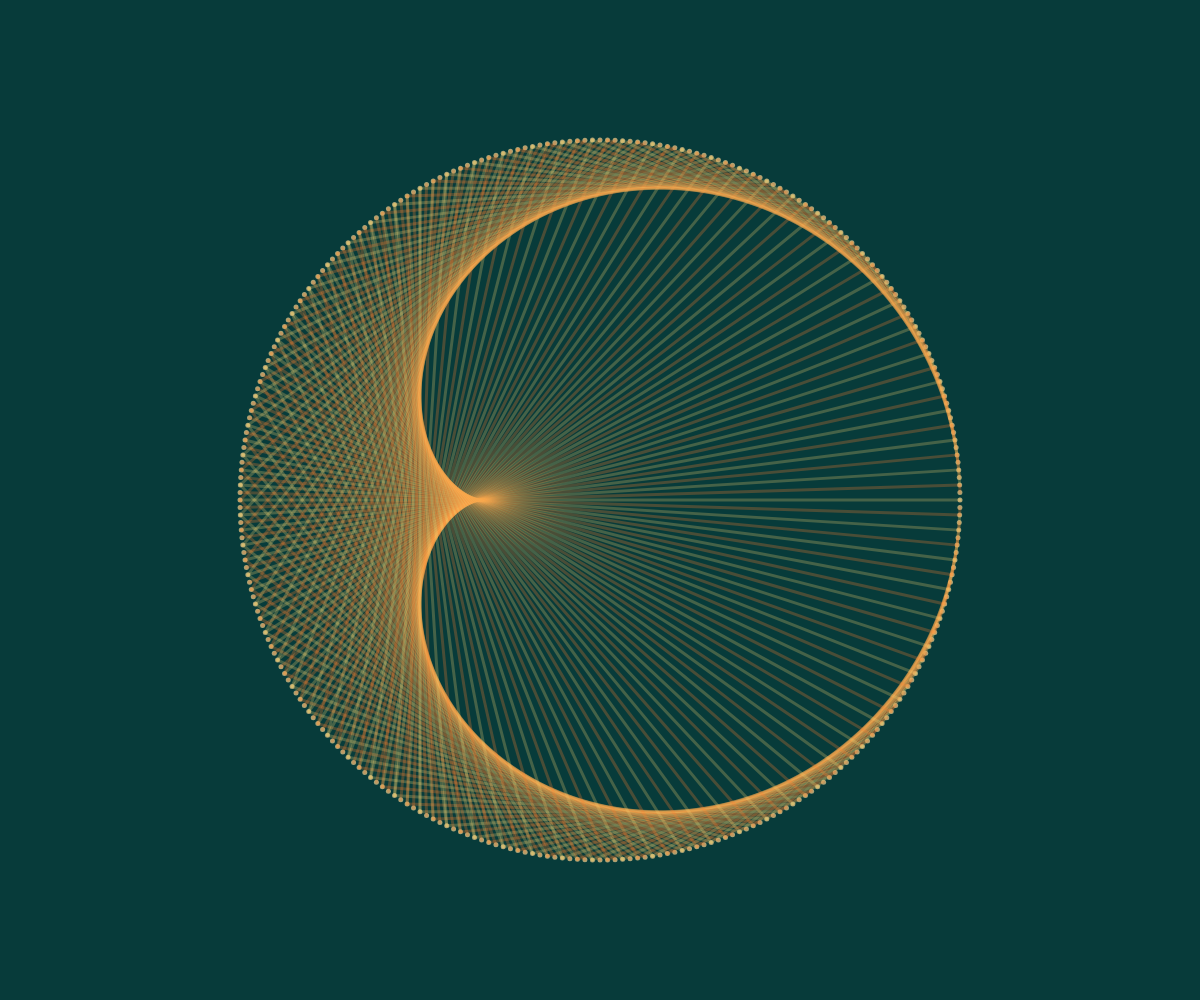
Frame 1 (no input)
Frame 60 (no input): identical to frame 1, image omitted
Frame 120 (the mouse pressed at the canvas centre since frame 60): identical to frame 1, image omitted

The p5.js sketch that drew this single still picture (run headless with seeded random() and noise() and a simulated clock; from frame 60 on, the mouse is pressed at the canvas centre):

// p5.js sketch
// ── sketch.js
let r = 0;
let noPts = 300;
let points = [];
let tables = 2;
let dir = 1;

let bg = "#073B3A";
let fg = "#48A9A6";
let fg1 = "#4281A4";

fg="#EECF6D44";
fg1="#FE7F2D44";

function setup() {
	createCanvas(window.innerWidth, window.innerHeight);
	angleMode(DEGREES);
  r = 0.3*width;
}
function draw() {
	background(bg);
	drawTable(tables, noPts,width/2, height/2);
}
function drawTable(tables, noPts,x,y) {
	points = [];
	translate(x,y);
	for(let i = 0;i<noPts;i++) {
		let angle = (360/noPts)*i;
		points.push({
			x: r*cos(angle),
			y: r*sin(angle)
		})
	}
	for(let i =0;i<points.length;i++) {
		noStroke();
		fill("#ffd692aa");
		ellipse(points[i].x, points[i].y, 5);
	}
	for(let i =0;i<noPts;i++) {
		let startPt = i;
		let endPt = startPt*tables%noPts;
		if(i%2===0) {
			stroke(fg);
		} else {
			stroke(fg1);
		}
		strokeWeight(3);
		line(points[startPt].x, points[startPt].y, points[endPt].x, points[endPt].y);

	}
}

function keyPressed() {
	if (keyCode === SHIFT) {
		shift = 10;
	} else if (keyCode === LEFT_ARROW) {
		if(tables >0) {
    	tables -= shift;
		}
  } else if (keyCode === RIGHT_ARROW) {
    tables += shift;
  }
}

function decreaseOne() {
  if(tables >0) {
    tables -= 1;
  }
  changeText();
}

function increaseOne() {
  tables += 1;
  changeText();
}

function decreaseTen() {
  if(tables >10) {
    tables -= 10;
  }
  changeText();
}

function increaseTen() {
  tables += 10;
  changeText();
}

function keyReleased() {
	if (keyCode === SHIFT) {
		shift = 1;
	}
}

function changeText() {
  document.getElementById('number').innerHTML = tables;
}

// ── style.css

html,body{
  background: white;
  margin: 0;
  padding: 0;
  font-family: Palatino, "Palatino Linotype", "Palatino LT STD", "Book Antiqua", Georgia, serif;
  color: #F7B267;
}

.container {
  width: 100%;
  position: absolute;
  height: 100%;
}

.button-container-1 {
  display: flex;
  height: 100%;
  justify-content: space-between;
  padding: 0 5%;
}

.button-container-2 {
  display: flex;
  position: absolute;
  bottom: 10%;
  width: 100%;
  justify-content: space-between;
  padding: 0 5%;
  box-sizing: border-box;
}

.heading-container {
  position: absolute;
  display: flex;
  flex-direction: column;
  align-items: center;
  padding-top: 7%;
  font-size: 2rem;
  width: 90%;
  margin: 0 5%;
  /* border-bottom: 5px solid #F7B267; */
}

.change-1:hover {
  cursor: pointer;
}

.change-1-text {
  font-size: 3rem;
  padding: 1rem 0;
}
.arrow {
  font-size: 5rem;
  color: #F7B267;
}
.arrow:hover {
  cursor: pointer;
  color: #F7B267;
}

h1 {
  color: #F7B267;
}

h2 {
  font-size: 7rem;
  color: #F2A93C;
  margin: 0.75rem;
}

.link {
  position: absolute;
  bottom: 10px;
  left: 5px;
  font-size: 2rem;
  color: #F2A93C;
  /* text-decoration: none; */
  display: flex;
  justify-content: center;
  width: 100%;
}
